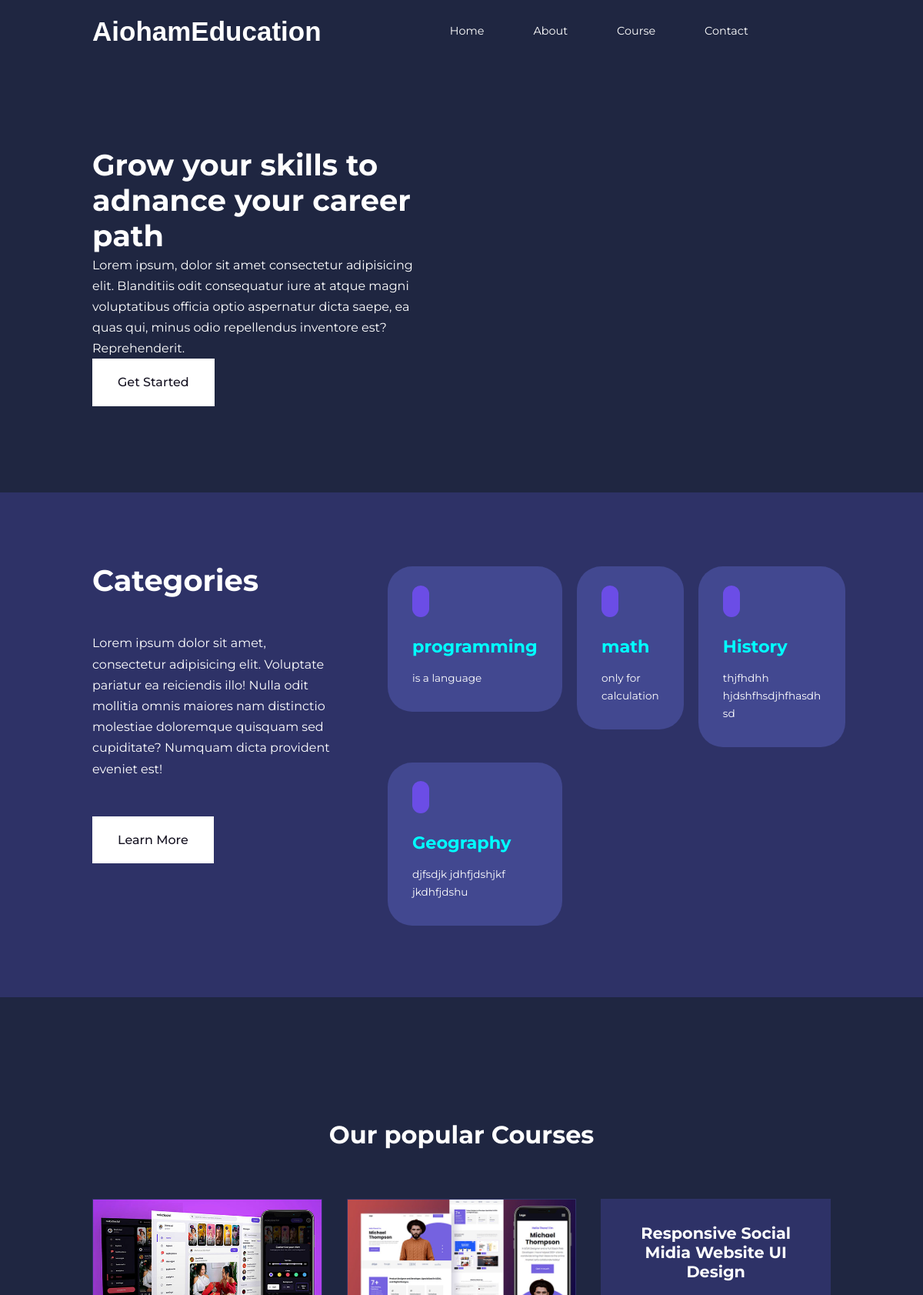
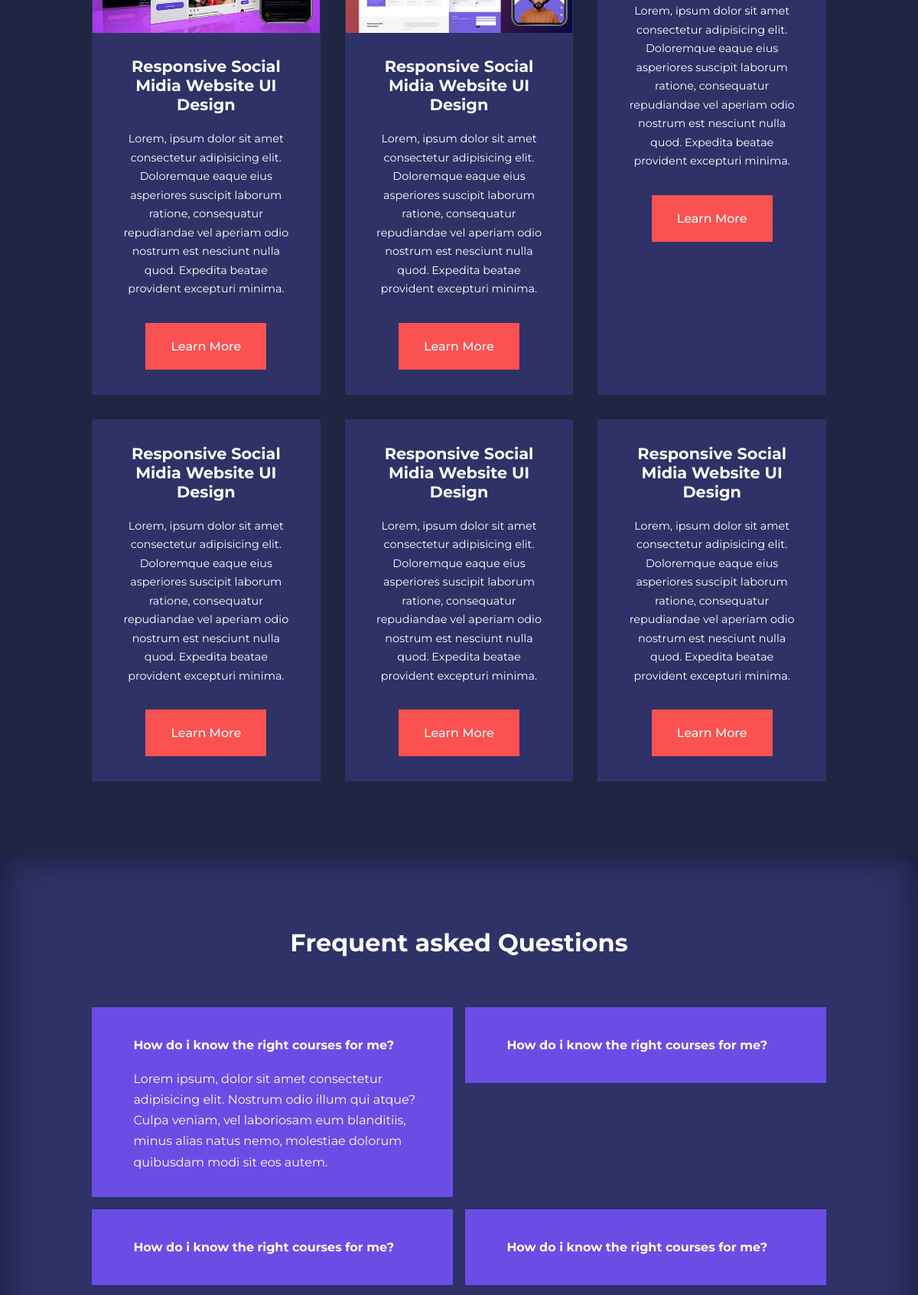
/education/home/ (upper part), run on the app's committed database (2 pictures, top to bottom).
### education/models.py (models this page shows, shortened)
class EducationCategory(models.Model):
    title=models.CharField(max_length=20)
    description=models.TextField(max_length=30)

### education/views.py (the view)
# urls.py: path('home/',views.catagory.as_view(),name='educationHome'),
class catagory(View):
    def get(self,request):
        caragory=EducationCategory.objects.all()
        return render(request,'education/index.html',{'catagory':caragory})

### education/templates/education/index.html (shortened to what this page needs)
{% extends 'education/base.html' %}
{% load static %}
{% block style %}
    <link rel="stylesheet" href="{%static 'education/css/style.css'%}">
{% endblock style %}
{% block content %}
    <header>
        <div class="container header_container">
            <div class="header_left">
                <h1>Grow your skills to adnance your career path</h1>
                <p>Lorem ipsum, dolor sit amet consectetur adipisicing elit. Blanditiis odit consequatur iure at atque magni voluptatibus officia optio aspernatur dicta saepe, ea quas qui, minus odio repellendus inventore est? Reprehenderit.</p>
                <a href="" class="btn btn-p">Get Started</a>
            </div>
        </div>
    </header>
    <section class="categories">
        <div class="container categories_container">
            <div class="categories_left">
                <h1>Categories</h1>
                <p>Lorem ipsum dolor sit amet, consectetur adipisicing elit. Voluptate pariatur ea reiciendis illo! Nulla odit mollitia omnis maiores nam distinctio molestiae doloremque quisquam sed cupiditate? Numquam dicta provident eveniet est!</p>
                <a href="" class="btn">Learn More</a>
            </div>
            <div class="categories_right">
                {% for i in catagory %}
                <a href="{% url 'educationCoursesfilter' i.title %}">
                    <article class="category">
                        <span class="category_icon"></span>
                        <h5>{{i.title}}</h5>
                        <p>{{i.description}}</p>
                    </article>
                </a>
                {% endfor %}
            </div>
        </div>
    </section>
    <section class="courses">
        <h2>Our popular Courses</h2>
        <div class="container courses_container">
            <article class="course">
                <div class="course_image">
                    <img src="{% static 'education/images/course1.jpg' %}" alt="">
                </div>
                <div class="course_info">
                    <h4>Responsive Social Midia Website UI Design</h4>
                    <p>
                        Lorem, ipsum dolor sit amet consectetur adipisicing elit. Doloremque eaque eius asperiores suscipit laborum ratione, consequatur repudiandae vel aperiam odio nostrum est nesciunt nulla quod. Expedita beatae provident excepturi minima.
                    </p>
                    <a href="" class="btn btn-primary">Learn More</a>
                </div>
            </article>
            <article class="course">
                <div class="course_image">
                    <img src="{% static 'education/images/course2.jpg' %}" alt="">
                </div>
                <div class="course_info">
                    <h4>Responsive Social Midia Website UI Design</h4>
                    <p>
                        Lorem, ipsum dolor sit amet consectetur adipisicing elit. Doloremque eaque eius asperiores suscipit laborum ratione, consequatur repudiandae vel aperiam odio nostrum est nesciunt nulla quod. Expedita beatae provident excepturi minima.
                    </p>
                    <a href="" class="btn btn-primary">Learn More</a>
                </div>
            </article>
            <article class="course">
                <div class="course_info">
                    <h4>Responsive Social Midia Website UI Design</h4>
                    <p>
                        Lorem, ipsum dolor sit amet consectetur adipisicing elit. Doloremque eaque eius asperiores suscipit laborum ratione, consequatur repudiandae vel aperiam odio nostrum est nesciunt nulla quod. Expedita beatae provident excepturi minima.
                    </p>
                    <a href="" class="btn btn-primary">Learn More</a>
                </div>
            </article>
            <article class="course">
                <div class="course_info">
                    <h4>Responsive Social Midia Website UI Design</h4>
                    <p>
                        Lorem, ipsum dolor sit amet consectetur adipisicing elit. Doloremque eaque eius asperiores suscipit laborum ratione, consequatur repudiandae vel aperiam odio nostrum est nesciunt nulla quod. Expedita beatae provident excepturi minima.
                    </p>
                    <a href="" class="btn btn-primary">Learn More</a>
                </div>
            </article>
            <article class="course">
                <div class="course_info">
                    <h4>Responsive Social Midia Website UI Design</h4>
                    <p>
                        Lorem, ipsum dolor sit amet consectetur adipisicing elit. Doloremque eaque eius asperiores suscipit laborum ratione, consequatur repudiandae vel aperiam odio nostrum est nesciunt nulla quod. Expedita beatae provident excepturi minima.
                    </p>
                    <a href="" class="btn btn-primary">Learn More</a>
                </div>
            </article>
            <article class="course">
                <div class="course_info">
                    <h4>Responsive Social Midia Website UI Design</h4>
                    <p>
                        Lorem, ipsum dolor sit amet consectetur adipisicing elit. Doloremque eaque eius asperiores suscipit laborum ratione, consequatur repudiandae vel aperiam odio nostrum est nesciunt nulla quod. Expedita beatae provident excepturi minima.
                    </p>
                    <a href="" class="btn btn-primary">Learn More</a>
                </div>
            </article>
        </div>
    </section>
    <section class="faqs">
        <h2>Frequent asked Questions</h2>
        <div class="container faqs_container">
            <article class="faq open">
                <div class="question_answer">
                    <h4>How do i know the right courses for me?</h4>
                    <p>
                        Lorem ipsum, dolor sit amet consectetur adipisicing elit. Nostrum odio illum qui atque? Culpa veniam, vel laboriosam eum blanditiis, minus alias natus nemo, molestiae dolorum quibusdam modi sit eos autem.
                    </p>
                </div>
            </article>
            <article class="faq">
                <div class="question_answer">
                    <h4>How do i know the right courses for me?</h4>
                </div>
            </article>
            <article class="faq">
                <div class="question_answer">
                    <h4>How do i know the right courses for me?</h4>
                </div>
            </article>
            <article class="faq">
                <div class="question_answer">
                    <h4>How do i know the right courses for me?</h4>
                </div>
            </article>
        </div>
    </section>
{% endblock content %}

### static/education/css/base.css (style rules this page uses)
* { margin: 0; padding: 0; outline: 0; text-decoration: none; list-style: none; }
:root { --color-white:hsl(252,30%,100%); --color-light:hsl(252,30%,95%); --color-gray:hsl(252,15%,65%); --color-primary:hsl(252,75%,60%); --color-secondary:hsl(252,100%,90%); --color-success:hsl(120,95%,65%); --color-warning:#f7c94b; --color-danger:hsl(0,95%,65%); --color-danger-variant:rgba(247,88,66,0.4); --color-drack:hsl(252,30%,17%); --color-black:hsl(252,30%,10%); --color-bg:#1f2641; --color-bg1:#2e3267; --color-bg2:#424890; --container-width-lg:80%; --container-width-md:90%; --container-width-sm:94%; --transition:all 400ms ease; --border-radius:2rem; --card-border-radius:1rem; --btn-padding:0.6rem 2rem; --search-padding:0.5rem 1rem; --card-padding:1rem; --sricky-top-left:5.4rem; --sricky-top-right:-18rem; }
body { font-family: 'Montserrat', sans-serif; line-height: 1.7; color: var(--color-white); background: var(--color-bg); }
.container { width: var(--container-width-lg); margin: 0 auto; }
section { padding: 6rem 0; }
section h2 { text-align: center; margin-bottom: 4rem; }
h1,h2,h3,h4,h5,h6 { line-height: 1.2; }
h1 { font-size: 2.4rem; }
h2 { font-size: 2rem; }
h4 { font-size: 1.3rem; }
a { color:var(--color-white); }
img { width: 100%; display: block; object-fit: cover; }
.btn { display: inline-block; background: var(--color-white); color: var(--color-black); padding: 1rem 2rem; border: 1px solid transparent; font-weight: 500; transition: var(--transition); }
.btn-primary { background: var(--color-danger); color: var(--color-white); }

### static/education/css/style.css (style rules this page uses)
header { position: relative; top: 5rem; overflow: hidden; height: 70vh; margin-bottom: 5rem; }
.header_container { display: grid; grid-template-columns: 1fr 1fr; align-items: center; gap: 5rem; height: 100%; }
.header_left p { margin: 1rem o 2.4rem; }
.categories { background: var(--color-bg1); height: 29rem; }
.categories h1 { line-height: 1; margin-bottom: 3rem; }
.categories_container { display: grid; grid-template-columns: 40% 60%; }
.categories_left { margin-right: 4rem; }
.categories_left p { margin: 1rem 0 3rem; }
.categories_right { display: grid; grid-template-columns: repeat(3,1fr); gap: 1.2rem; }
.category { background: var(--color-bg2); padding: 2rem; border-radius: 2rem; transition: var(--transition); }
.category_icon { background: var(--color-primary); padding: 0.7rem; border-radius: 0.9rem; cursor: pointer; }
.category h5 { margin: 2rem 0 1rem; font-size: 1.4rem; color: aqua; }
.category p { font-size: 0.85rem; }
.courses { margin-top: 4rem; }
.courses_container { display: grid; grid-template-columns: repeat(3,1fr); gap: 2rem; }
.course { background: var(--color-bg1); text-align: center; border: 1px solid transparent; transition: var(--transition); }
.course_info { padding: 2rem; }
.course_info p { margin: 1.2rem 0 2rem; font-size: 0.9rem; }
.faqs { background:var(--color-bg1); box-shadow: inset 0 0 3rem rgba(0, 0, 0, 0.5); }
.faqs_container { display: grid; grid-template-columns: 1fr 1fr; gap: 1rem; }
.faq { padding: 2rem; display: flex; align-items: center; gap: 1.4rem; height: fit-content; background: var(--color-primary); cursor: pointer; }
.faq h4 { font-size: 1rem; line-height: 2.2rem; }
.faq p { margin-top: 0.8rem; display: none; }
.faq.open p { display: block; }

### data on the page
EducationCategory: title "programming", description "is a language"
EducationCategory: title "math", description "only for calculation"
EducationCategory: title "History", description "thjfhdhh hjdshfhsdjhfhasdh sd"
EducationCategory: title "Geography", description "djfsdjk jdhfjdshjkf jkdhfjdshu"
